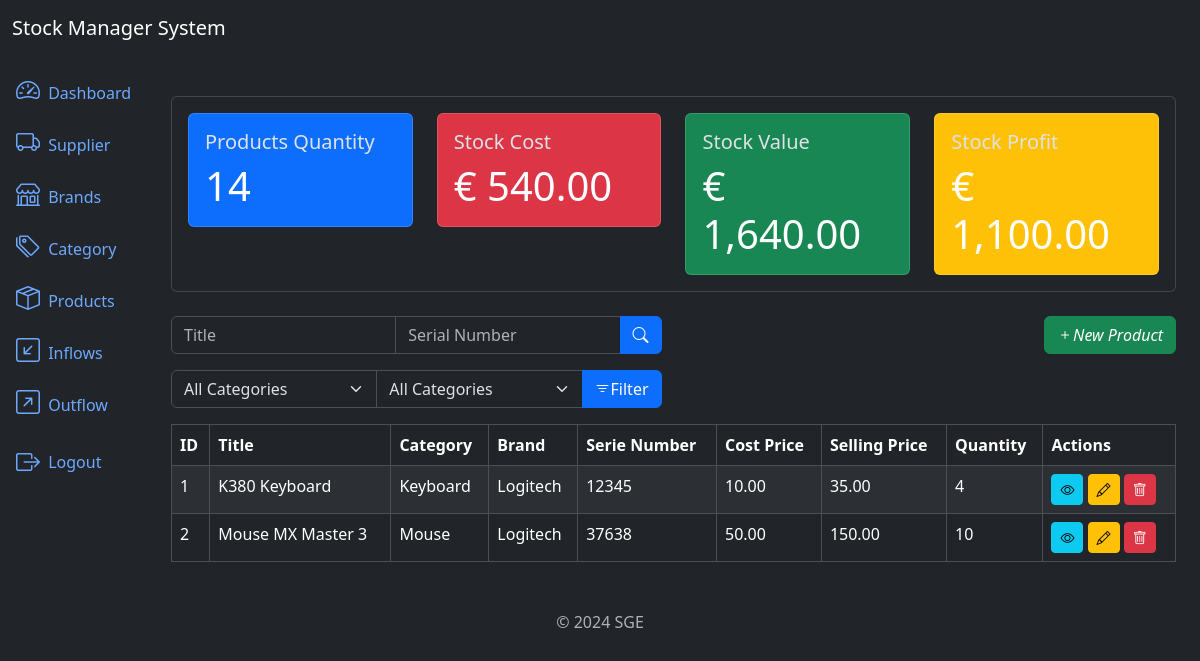
The app's page /products/list/ (signed in), older data.
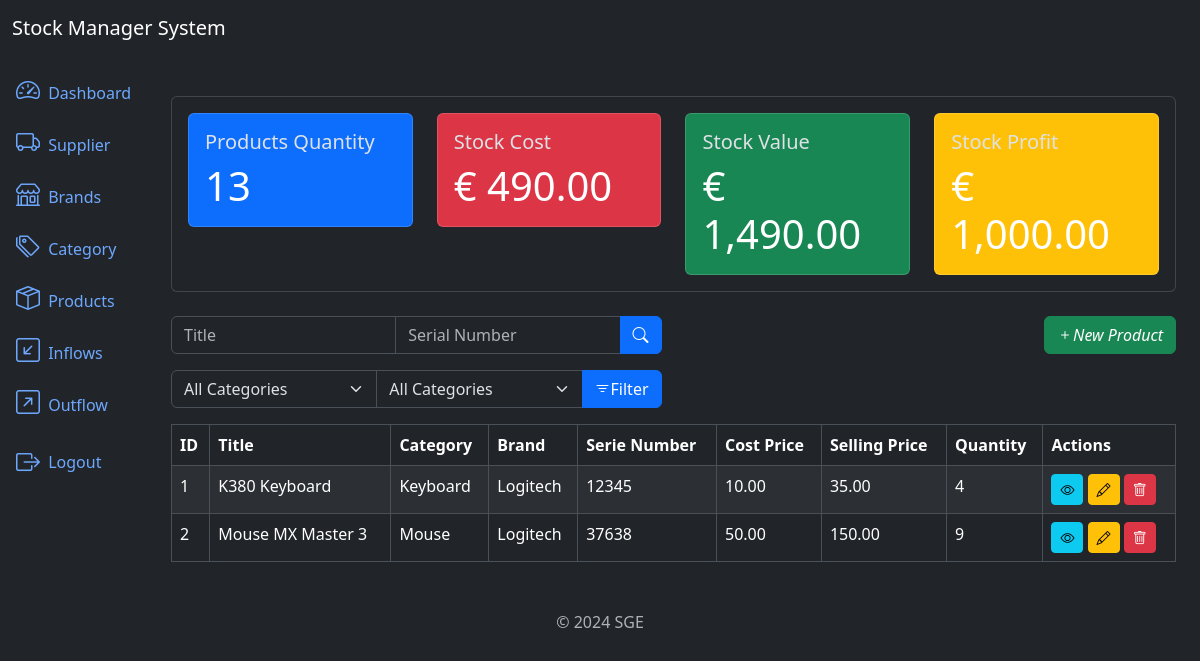
The same page, newer data.
### products/models.py (models this page shows, shortened)
class Product(models.Model):
	title = models.CharField(max_length=500)
	category = models.ForeignKey(Category, on_delete=models.PROTECT, related_name='products')
	brand = models.ForeignKey(Brand, on_delete=models.PROTECT, related_name='products')
	description = models.TextField(null=True, blank=True)
	serie_number = models.CharField(max_length=200, null=True, blank=True)
	cost_price = models.DecimalField(max_digits=20, decimal_places=2)
	selling_price = models.DecimalField(max_digits=20, decimal_places=2)
	quantity = models.IntegerField(default=0)
	created_at = models.DateTimeField(auto_now_add=True)
	updated_at = models.DateTimeField(auto_now=True)
	class Meta:
		ordering = ['title']

### categories/models.py (models this page shows)
class Category(models.Model):
	name = models.CharField(max_length=500)
	description = models.TextField(null=True, blank=True)
	created_at = models.DateTimeField(auto_now_add=True)
	updated_at = models.DateTimeField(auto_now=True)
	class Meta:
		ordering = ['name']
	def __str__(self):
		return self.name

### brands/models.py (models this page shows)
class Brand(models.Model):
	name = models.CharField(max_length=500)
	description = models.TextField(null=True, blank=True)
	created_at = models.DateTimeField(auto_now_add=True)
	updated_at = models.DateTimeField(auto_now=True)
	class Meta:
		ordering = ['name']
	def __str__(self):
		return self.name

### products/views.py (the view)
# urls.py: path('products/list/', views.ProductListView.as_view(), name='product_list'),
class ProductListView(LoginRequiredMixin, ListView):
	model = models.Product
	template_name = 'product_list.html'
	context_object_name = 'products'
	paginate_by = 10
	def get_queryset(self):
		queryset = super().get_queryset()
		title = self.request.GET.get('title')
		serie_number = self.request.GET.get('serie_number')
		category = self.request.GET.get('category')
		brand = self.request.GET.get('brand')
		if title:
			queryset = queryset.filter(title__icontains=title)
		if serie_number:
			queryset = queryset.filter(serie_number__icontains=serie_number)
		if category:
			queryset = queryset.filter(category__id=category)
		if brand:
			queryset = queryset.filter(brand__id=brand)
		return queryset
	def get_context_data(self, **kwargs):
		context = super().get_context_data(**kwargs)
		context['product_metrics'] = metrics.get_product_metrics()
		context['categories'] = models.Category.objects.all()  # mostrar as outras tabelas na view.
		context['brands'] = models.Brand.objects.all()
		return context

### sge/metrics.py (called while the page is built)
def get_product_metrics():
    products = Product.objects.all()
    total_cost_price = sum(product.cost_price * product.quantity for product in products)
    total_selling_price = sum(product.selling_price * product.quantity for product in products)
    total_quantity = sum(product.quantity for product in products)  # Sum all the quantities of the products
    total_profit = total_selling_price - total_cost_price  # Calculate the total profit
    return dict(
        total_cost_price=number_format(total_cost_price, decimal_pos=2, force_grouping=True),
        total_selling_price=number_format(total_selling_price, decimal_pos=2, force_grouping=True),
        total_quantity=total_quantity,
        total_profit=number_format(total_profit, decimal_pos=2, force_grouping=True),
    )

### products/templates/product_list.html (shortened to what this page needs)
{% extends 'base.html' %}
{% block content %}
    {% include 'components/_product_metrics.html' %}
    <div class="row mb-3">
        <div class="col-md-6">
            <form method="get" action="{% url 'product_list' %}">
                <div class="input-group">
                    <input type="text" class="form-control" name="title" placeholder="Title"
                           value="{{ request.GET.title }}">
                    <input type="text" class="form-control" name="serie_number" placeholder="Serial Number"
                           value="{{ request.GET.serie_number }}">
                    <button type="submit" class="btn btn-primary"><i class="bi bi-search"></i></button>
                </div>
            </form>
        </div>
        <div class="col mb-6">
            <a href="{% url 'product_create' %}" class="btn btn-success float-end">
                <i class="bi bi-plus">New Product</i>
            </a>
        </div>
    </div>
    <div class="row mb-3">
        <div class="col-md-6">
            <form method="get" action="{% url 'product_list' %}">
                <div class="input-group">
                    <select class="form-select" name="category">
                        <option value="" {% if not request.GET.category %} selected {% endif %}>
                            All Categories
                        </option>
                    </select>
                    <select class="form-select" name="brand">
                        <option value="" {% if not request.GET.brand %} selected {% endif %}>
                            All Categories
                        </option>
                    </select>
                    <button type="submit" class="btn btn-primary">
                        <i class="bi bi-filter"></i>Filter
                    </button>
                </div>
            </form>
        </div>
    </div>
    <div class="table-responsive">
        <table class="table table-striped table-bordered">
            <thead class="thead-dark">
            <tr>
                <th>ID</th>
                <th>Title</th>
                <th>Category</th>
                <th>Brand</th>
                <th>Serie Number</th>
                <th>Cost Price</th>
                <th>Selling Price</th>
                <th>Quantity</th>
                <th>Actions</th>
            </tr>
            </thead>
            <tbody>
            {% for product in products %}
                <tr>
                    <td>{{ product.id }}</td>
                    <td>{{ product.title }}</td>
                    <td>{{ product.category }}</td>
                    <td>{{ product.brand }}</td>
                    <td>{{ product.serie_number }}</td>
                    <td>{{ product.cost_price }}</td>
                    <td>{{ product.selling_price }}</td>
                    <td>{{ product.quantity }}</td>
                    <td>
                        <a href="{% url 'product_detail' product.id %}" class="btn btn-info btn-sm"><i
                                class="bi bi-eye"></i></a>
                        <a href="{% url 'product_update' product.id %}" class="btn btn-warning btn-sm"><i
                                class="bi bi-pencil"></i></a>
                        <a href="{% url 'product_delete' product.id %}" class="btn btn-danger btn-sm"><i
                                class="bi bi-trash"></i></a>
                    </td>
                </tr>
            {% endfor %}
            </tbody>
        </table>
    </div>
{% endblock %}

Row changes from the older to the newer data that the page shows:
changed Product "Mouse MX Master 3": quantity "10" → "9"
Text that changed along with them:
{{ product_metrics.total_quantity }}: "14" → "13"
{{ product_metrics.total_cost_price }}: "540.00" → "490.00"
{{ product_metrics.total_selling_price }}: "1,640.00" → "1,490.00"
{{ product_metrics.total_profit }}: "1,100.00" → "1,000.00"
